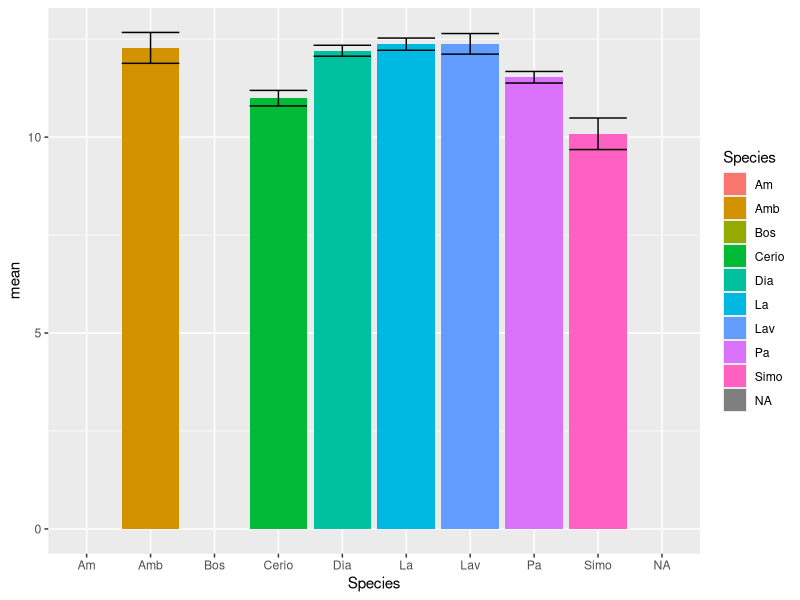

This figure's R source:
## ---- chunk 1
library(tidyverse)
library(magrittr)
library(here)
## ---- chunk 2
dat_2021 <- read_csv(here("data", "raw", "Microsporidian spore yield 2021.csv"))
dat_2022 <- read_csv(here("data", "raw", "Microsporidian spore yield 2022.csv"))
## ---- chunk 3
dat_2021 %<>% mutate(year="2021")
dat_2022 %<>% mutate(year="2022")
dat <- bind_rows(dat_2021,dat_2022)
summary(dat)
dat %<>% mutate(full_date = paste(Date,year,sep="-"))
## ---- chunk 4
incidence <- dat %>% group_by(Lake, full_date) %>% summarize(n=n())
species_incidence <- dat %>% group_by(Lake, full_date, Species) %>% summarize(n=n())
## ---- chunk 5
yield <- dat %>% mutate(log_spores = log(Spores)) %>% 
  group_by(Species) %>% 
  summarize(mean = mean(log_spores),
            var = var(log_spores),
            se = sd(log_spores)/sqrt(n()))
## ---- chunk 6
yield %>% ggplot(.,aes(x=Species, y=mean, fill = Species)) + geom_col() + geom_errorbar(aes(ymin=mean-se, ymax=mean+se))
